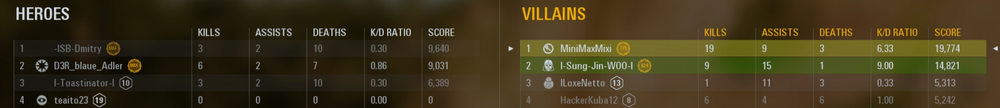
#> input picture data/images/1.png, 1000 x 108 px, shrunk from 2038 x 221 before the run
$ python -i clarity.py   (imports and definitions only)
#> lines starting #> are read from the running program, lines starting #| are printed output that depends on the picture; after the words box and inside, x2 and y2 are one past the last pixel; in counts of white or black regions, pixels touching at a corner belong together
#> further down, picture is the input picture: PIL image 1000x108 RGB; mean R, G, B 64.4, 54.6, 27.8
import cv2
import matplotlib.pyplot as plt
import numpy as np
from PIL import Image
from scipy import ndimage


def check_text_clarity(image: Image.Image, plot: bool = False) -> tuple[Image.Image, dict]:
    """Quantifies text clarity by evaluating color contrast between text and background, and edge sharpness.

    1. Color contrast between potential text and background is evaluated by applying Otsu thresholding to the grayscale image.
    The normalized difference between the mean intensities of the resulting two classes (assumed text and background)
    quantifies the color separation.

    2. Text edge sharpness is measured by averaging the gradient magnitudes of strong edges, calculated using a Sobel filter.
    Sharper text produces more abrupt intensity changes, resulting in higher average gradient magnitudes.

    Args:
        image (Image.Image): Input image
        plot (bool): Whether to plot intermediate steps

    Returns:
        tuple[Image.Image, dict]: Original image and dictionary containing:
            - color_contrast: Normalized difference between text and background intensities.
            - edge_sharpness: Average gradient magnitude for strong edges.
    """
#> called with plot = False

    # Convert image to grayscale
    gray = np.array(image.convert("L")).astype(np.float32)
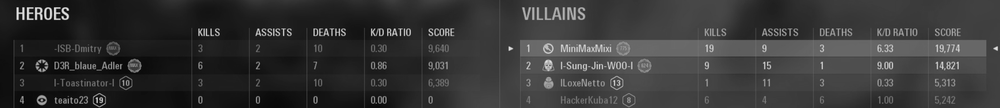
#> gray: shape (108, 1000) float32; min 0, max 249, mean 54.5

    # ---- Metric 1: Color Contrast using Otsu Thresholding ----
    # Color contrast between potential text and background is evaluated by applying Otsu thresholding to the grayscale image. The normalized difference between the mean intensities of the resulting two classes (assumed text and background) quantifies the color separation.
    # Apply Gaussian blur to reduce noise before thresholding
    _, binary = cv2.threshold(gray.astype(np.uint8), 0, 255, cv2.THRESH_BINARY + cv2.THRESH_OTSU)
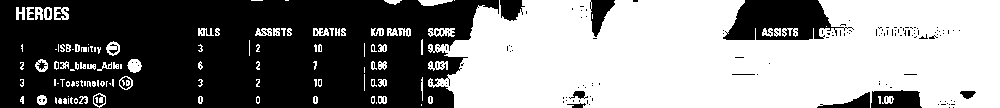
#> binary: shape (108, 1000); 52.1% white; 197 black regions (183 under 20 px), largest, box (x1, y1, x2, y2) and area: (0, 0, 499, 108) 45393, (723, 0, 854, 40) 3366, (871, 90, 922, 108) 730
    binary = binary > 0

    # Calculate contrast between text and background regions
    mean_background = np.mean(gray[binary])
#> mean_background = 77.21
    mean_text = np.mean(gray[~binary])
#> mean_text = 29.78
    color_contrast = abs(mean_background - mean_text) / 255.0
#> color_contrast = 0.186

    # ---- Metric 2: Edge Sharpness ----
    # Compute gradients via Sobel filters
    # Text edge sharpness is measured by averaging the gradient magnitudes of strong edges, calculated using a Sobel filter. Sharper text produces more abrupt intensity changes, resulting in higher average gradient magnitudes.
    sobel_x = ndimage.sobel(gray, axis=0)
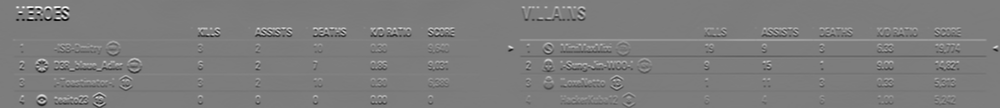
#> sobel_x: shape (108, 1000) float32; min -780, max 810, mean -0.6; drawn with min black and max white
    sobel_y = ndimage.sobel(gray, axis=1)
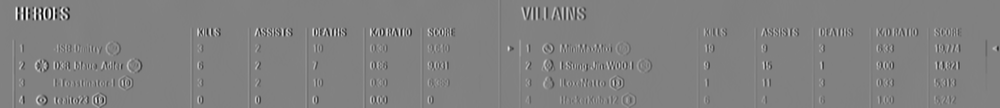
#> sobel_y: shape (108, 1000) float32; min -937, max 910, mean 0.4; drawn with min black and max white
    grad_mag = np.sqrt(sobel_x**2 + sobel_y**2)
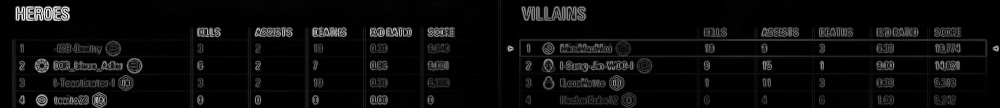
#> grad_mag: shape (108, 1000) float32; min 0, max 937.2, mean 44; drawn with min black and max white

    # Focus only on significant edges
    edge_threshold = 0.3 * np.max(grad_mag)
#> edge_threshold = 281.1
    edge_pixels = grad_mag[grad_mag > edge_threshold]
#> edge_pixels = 4898 values, max 937.2 at index 827, min 281.2 at index 4074, mean 417.3
    if edge_pixels.size > 0:
        edge_sharpness = np.mean(edge_pixels)
#> edge_sharpness = 417.3
    else:
        edge_sharpness = 0.0

    if plot:
        plt.figure(figsize=(12, 4))
        plt.subplot(131)
        plt.imshow(np.array(image), cmap="gray")
        plt.title(f"Target Image")
        plt.axis("off")

        plt.subplot(132)
        plt.imshow(binary, cmap="gray")
        plt.title(f"Otsu's Threshold\nColor Contrast: {color_contrast:.2f}")
        plt.axis("off")

        plt.subplot(133)
        plt.imshow(grad_mag, cmap="gray")
        plt.title(f"Gradient Magnitude\nEdge Sharpness: {edge_sharpness:.2f}")
        plt.axis("off")
        plt.tight_layout()
        plt.show()

    metrics = {
        "color_contrast": color_contrast,
        "edge_sharpness": edge_sharpness,
    }
#> metrics = {'color_contrast': 0.186, 'edge_sharpness': 417.3}
    return image, metrics


# [87 lines left out: functions adjust_whitebalance, _auto_whitebalance, adjust_contrast, denoise_image, not called in this run]

>>> from PIL import Image
>>> picture = Image.open('../../data/images/1.png')
>>> result = check_text_clarity(picture)

$ run again, on data/images/2.png
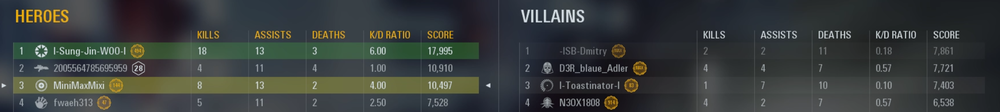
#> input picture data/images/2.png, 1000 x 112 px, shrunk from 2040 x 229 before the run
#> picture is the input picture: PIL image 1000x112 RGBA; mean R, G, B, A 56.9, 61.8, 60.2, 255
#> in check_text_clarity, `_, binary = cv2.threshold(gray.astype(np.uint8), 0, 255, cv2.THRESH_BI..`:
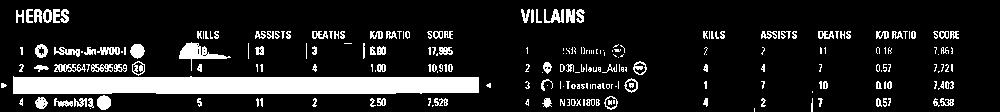
#> binary: shape (112, 1000); 13.5% white; 235 white regions (129 under 20 px), largest, box (x1, y1, x2, y2) and area: (13, 76, 479, 94) 7800, (179, 42, 231, 71) 464, (97, 95, 111, 110) 165
#> mean_background = 117.2
#> mean_text = 51.3
#> color_contrast = 0.258
#> in check_text_clarity, `grad_mag = np.sqrt(sobel_x**2 + sobel_y**2)`:
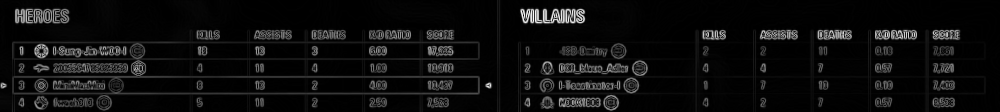
#> grad_mag: shape (112, 1000) float32; min 0, max 785.7, mean 44.6; drawn with min black and max white
#> edge_threshold = 235.7
#> edge_pixels = 6762 values, max 785.7 at index 498, min 235.7 at index 6008, mean 357.4
#> edge_sharpness = 357.4
#> metrics = {'color_contrast': 0.258, 'edge_sharpness': 357.4}
